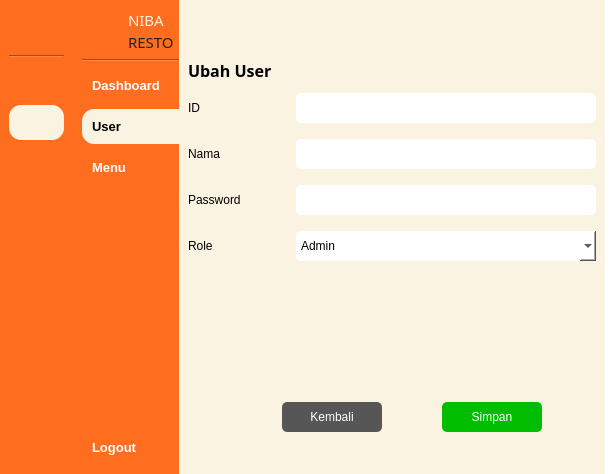
<?xml version="1.0" encoding="UTF-8"?>
<ui version="4.0">
 <class>MainWindow</class>
 <widget class="QMainWindow" name="MainWindow">
  <property name="geometry">
   <rect>
    <x>0</x>
    <y>0</y>
    <width>614</width>
    <height>474</height>
   </rect>
  </property>
  <property name="windowTitle">
   <string>MainWindow</string>
  </property>
  <property name="styleSheet">
   <string notr="true">background-color: rgb(255, 255, 255);</string>
  </property>
  <widget class="QWidget" name="centralwidget">
   <layout class="QGridLayout" name="gridLayout">
    <property name="leftMargin">
     <number>0</number>
    </property>
    <property name="topMargin">
     <number>0</number>
    </property>
    <property name="rightMargin">
     <number>0</number>
    </property>
    <property name="bottomMargin">
     <number>0</number>
    </property>
    <property name="horizontalSpacing">
     <number>0</number>
    </property>
    <item row="0" column="0">
     <widget class="QWidget" name="icon_only_widget" native="true">
      <property name="maximumSize">
       <size>
        <width>75</width>
        <height>16777215</height>
       </size>
      </property>
      <property name="styleSheet">
       <string notr="true">QPushButton {
	text-align: center;
	border-radius: 12px;
    padding: 10px;
    border: 0px;
	color: white;
    font-weight: 600;
}

QPushButton:hover {
	background-color: rgb(181, 171, 146);
}

QPushButton:checked {
	color: black;
	background-color: #FAF3E1;
}

QWidget {
	background-color: #FF6D1F;
}</string>
      </property>
      <layout class="QVBoxLayout" name="verticalLayout">
       <item>
        <layout class="QVBoxLayout" name="verticalLayout_7">
         <item>
          <layout class="QHBoxLayout" name="horizontalLayout_4">
           <property name="rightMargin">
            <number>5</number>
           </property>
           <item>
            <widget class="QLabel" name="label_4">
             <property name="sizePolicy">
              <sizepolicy hsizetype="Fixed" vsizetype="Fixed">
               <horstretch>0</horstretch>
               <verstretch>0</verstretch>
              </sizepolicy>
             </property>
             <property name="minimumSize">
              <size>
               <width>40</width>
               <height>40</height>
              </size>
             </property>
             <property name="maximumSize">
              <size>
               <width>40</width>
               <height>40</height>
              </size>
             </property>
             <property name="styleSheet">
              <string notr="true">QLabel {
    background-color: transparent;
    border-radius: 20px;
    background-image: url(:/yourpic.png);
    background-repeat: no-repeat;
    background-position: center;
}
</string>
             </property>
             <property name="text">
              <string/>
             </property>
             <property name="pixmap">
              <pixmap resource="images.qrc">:/image/images/logo-rounded.png</pixmap>
             </property>
             <property name="scaledContents">
              <bool>true</bool>
             </property>
            </widget>
           </item>
          </layout>
         </item>
         <item>
          <widget class="Line" name="line">
           <property name="orientation">
            <enum>Qt::Horizontal</enum>
           </property>
          </widget>
         </item>
         <item>
          <widget class="QPushButton" name="btn_dashboard_icon">
           <property name="font">
            <font>
             <family>Microsoft Sans Serif</family>
             <pointsize>10</pointsize>
             <weight>75</weight>
             <bold>true</bold>
            </font>
           </property>
           <property name="styleSheet">
            <string notr="true"/>
           </property>
           <property name="text">
            <string/>
           </property>
           <property name="icon">
            <iconset resource="images.qrc">
             <normaloff>:/image/images/mage--home-fill-off.png</normaloff>
             <normalon>:/image/images/mage--home-fill.png</normalon>
             <disabledoff>:/image/images/mage--home-fill-off.png</disabledoff>
             <disabledon>:/image/images/mage--home-fill.png</disabledon>
             <activeoff>:/image/images/mage--home-fill-off.png</activeoff>
             <activeon>:/image/images/mage--home-fill.png</activeon>
             <selectedoff>:/image/images/mage--home-fill-off.png</selectedoff>
             <selectedon>:/image/images/mage--home-fill.png</selectedon>:/image/images/mage--home-fill-off.png</iconset>
           </property>
           <property name="iconSize">
            <size>
             <width>20</width>
             <height>20</height>
            </size>
           </property>
           <property name="checkable">
            <bool>true</bool>
           </property>
           <property name="checked">
            <bool>false</bool>
           </property>
           <property name="autoExclusive">
            <bool>true</bool>
           </property>
          </widget>
         </item>
         <item>
          <widget class="QPushButton" name="btn_user_icon">
           <property name="font">
            <font>
             <family>MS Sans Serif</family>
             <pointsize>10</pointsize>
             <weight>75</weight>
             <bold>true</bold>
            </font>
           </property>
           <property name="styleSheet">
            <string notr="true"/>
           </property>
           <property name="text">
            <string/>
           </property>
           <property name="icon">
            <iconset resource="images.qrc">
             <normaloff>:/image/images/mage--users-fill-off.png</normaloff>
             <normalon>:/image/images/mage--users-fill.png</normalon>:/image/images/mage--users-fill-off.png</iconset>
           </property>
           <property name="iconSize">
            <size>
             <width>20</width>
             <height>20</height>
            </size>
           </property>
           <property name="checkable">
            <bool>true</bool>
           </property>
           <property name="checked">
            <bool>true</bool>
           </property>
           <property name="autoExclusive">
            <bool>true</bool>
           </property>
          </widget>
         </item>
         <item>
          <widget class="QPushButton" name="btn_menu_icon">
           <property name="font">
            <font>
             <family>MS Sans Serif</family>
             <pointsize>10</pointsize>
             <weight>75</weight>
             <bold>true</bold>
            </font>
           </property>
           <property name="styleSheet">
            <string notr="true"/>
           </property>
           <property name="text">
            <string/>
           </property>
           <property name="icon">
            <iconset resource="images.qrc">
             <normaloff>:/image/images/mage--clipboard-2-fill-off.png</normaloff>
             <normalon>:/image/images/mage--clipboard-2-fill.png</normalon>:/image/images/mage--clipboard-2-fill-off.png</iconset>
           </property>
           <property name="iconSize">
            <size>
             <width>20</width>
             <height>20</height>
            </size>
           </property>
           <property name="checkable">
            <bool>true</bool>
           </property>
           <property name="autoExclusive">
            <bool>true</bool>
           </property>
          </widget>
         </item>
         <item>
          <spacer name="verticalSpacer_3">
           <property name="orientation">
            <enum>Qt::Vertical</enum>
           </property>
           <property name="sizeHint" stdset="0">
            <size>
             <width>40</width>
             <height>200</height>
            </size>
           </property>
          </spacer>
         </item>
         <item>
          <widget class="QPushButton" name="btn_logout_icon">
           <property name="font">
            <font>
             <family>MS Sans Serif</family>
             <pointsize>10</pointsize>
             <weight>75</weight>
             <bold>true</bold>
            </font>
           </property>
           <property name="styleSheet">
            <string notr="true">QPushButton {
	border-radius: 12px;
}</string>
           </property>
           <property name="text">
            <string/>
           </property>
           <property name="icon">
            <iconset resource="images.qrc">
             <normaloff>:/image/images/mage--shut-down-fill-off.png</normaloff>
             <normalon>:/image/images/mage--shut-down-fill.png</normalon>:/image/images/mage--shut-down-fill-off.png</iconset>
           </property>
           <property name="iconSize">
            <size>
             <width>20</width>
             <height>20</height>
            </size>
           </property>
          </widget>
         </item>
        </layout>
       </item>
      </layout>
     </widget>
    </item>
    <item row="0" column="1">
     <widget class="QWidget" name="icon_name_widget" native="true">
      <property name="maximumSize">
       <size>
        <width>150</width>
        <height>16777215</height>
       </size>
      </property>
      <property name="styleSheet">
       <string notr="true">QPushButton {
	text-align: left;
	border-top-left-radius: 12px;
	border-bottom-left-radius: 12px;
    padding: 10px;
    border: 0px;
	color: white;
    font-weight: 600;
}

QPushButton:hover {
	background-color: rgb(181, 171, 146);
}

QPushButton:checked {
	color: black;
	background-color: #FAF3E1;
}

QWidget {
	background-color: #FF6D1F;
}</string>
      </property>
      <layout class="QVBoxLayout" name="verticalLayout_4">
       <property name="leftMargin">
        <number>9</number>
       </property>
       <property name="topMargin">
        <number>9</number>
       </property>
       <property name="rightMargin">
        <number>0</number>
       </property>
       <property name="bottomMargin">
        <number>9</number>
       </property>
       <item>
        <layout class="QVBoxLayout" name="verticalLayout_2">
         <item>
          <layout class="QHBoxLayout" name="horizontalLayout_2">
           <property name="rightMargin">
            <number>5</number>
           </property>
           <item>
            <widget class="QLabel" name="label_2">
             <property name="sizePolicy">
              <sizepolicy hsizetype="Fixed" vsizetype="Fixed">
               <horstretch>0</horstretch>
               <verstretch>0</verstretch>
              </sizepolicy>
             </property>
             <property name="minimumSize">
              <size>
               <width>40</width>
               <height>40</height>
              </size>
             </property>
             <property name="maximumSize">
              <size>
               <width>40</width>
               <height>40</height>
              </size>
             </property>
             <property name="styleSheet">
              <string notr="true">QLabel {
    background-color: transparent;
    border-radius: 20px;
    background-image: url(:/yourpic.png);
    background-repeat: no-repeat;
    background-position: center;
}
</string>
             </property>
             <property name="text">
              <string/>
             </property>
             <property name="pixmap">
              <pixmap resource="images.qrc">:/image/images/logo-rounded.png</pixmap>
             </property>
             <property name="scaledContents">
              <bool>true</bool>
             </property>
            </widget>
           </item>
           <item>
            <layout class="QVBoxLayout" name="verticalLayout_3">
             <property name="spacing">
              <number>0</number>
             </property>
             <item>
              <widget class="QLabel" name="label_3">
               <property name="maximumSize">
                <size>
                 <width>50</width>
                 <height>16777215</height>
                </size>
               </property>
               <property name="font">
                <font>
                 <family>Bauhaus 93</family>
                 <pointsize>11</pointsize>
                 <weight>50</weight>
                 <bold>false</bold>
                 <strikeout>false</strikeout>
                 <kerning>true</kerning>
                </font>
               </property>
               <property name="styleSheet">
                <string notr="true">color: #FAF3E1;</string>
               </property>
               <property name="text">
                <string>NIBA</string>
               </property>
               <property name="textFormat">
                <enum>Qt::PlainText</enum>
               </property>
              </widget>
             </item>
             <item>
              <widget class="QLabel" name="label_5">
               <property name="sizePolicy">
                <sizepolicy hsizetype="Minimum" vsizetype="Preferred">
                 <horstretch>0</horstretch>
                 <verstretch>0</verstretch>
                </sizepolicy>
               </property>
               <property name="maximumSize">
                <size>
                 <width>50</width>
                 <height>16777215</height>
                </size>
               </property>
               <property name="font">
                <font>
                 <family>Bauhaus 93</family>
                 <pointsize>11</pointsize>
                 <weight>50</weight>
                 <bold>false</bold>
                 <strikeout>false</strikeout>
                 <kerning>true</kerning>
                </font>
               </property>
               <property name="styleSheet">
                <string notr="true">color: #222222;</string>
               </property>
               <property name="text">
                <string>RESTO</string>
               </property>
               <property name="textFormat">
                <enum>Qt::PlainText</enum>
               </property>
               <property name="scaledContents">
                <bool>false</bool>
               </property>
              </widget>
             </item>
            </layout>
           </item>
          </layout>
         </item>
         <item>
          <widget class="Line" name="line_2">
           <property name="orientation">
            <enum>Qt::Horizontal</enum>
           </property>
          </widget>
         </item>
         <item>
          <widget class="QPushButton" name="btn_dashboard_expanded">
           <property name="font">
            <font>
             <family>Microsoft Sans Serif</family>
             <pointsize>10</pointsize>
             <weight>75</weight>
             <bold>true</bold>
            </font>
           </property>
           <property name="styleSheet">
            <string notr="true"/>
           </property>
           <property name="text">
            <string>Dashboard</string>
           </property>
           <property name="icon">
            <iconset resource="images.qrc">
             <normaloff>:/image/images/mage--home-fill-off.png</normaloff>
             <normalon>:/image/images/mage--home-fill.png</normalon>
             <disabledoff>:/image/images/mage--home-fill-off.png</disabledoff>
             <disabledon>:/image/images/mage--home-fill.png</disabledon>
             <activeoff>:/image/images/mage--home-fill-off.png</activeoff>
             <activeon>:/image/images/mage--home-fill.png</activeon>
             <selectedoff>:/image/images/mage--home-fill-off.png</selectedoff>
             <selectedon>:/image/images/mage--home-fill.png</selectedon>:/image/images/mage--home-fill-off.png</iconset>
           </property>
           <property name="iconSize">
            <size>
             <width>20</width>
             <height>20</height>
            </size>
           </property>
           <property name="checkable">
            <bool>true</bool>
           </property>
           <property name="checked">
            <bool>false</bool>
           </property>
           <property name="autoExclusive">
            <bool>true</bool>
           </property>
          </widget>
         </item>
         <item>
          <widget class="QPushButton" name="btn_user_expanded">
           <property name="font">
            <font>
             <family>MS Sans Serif</family>
             <pointsize>10</pointsize>
             <weight>75</weight>
             <bold>true</bold>
            </font>
           </property>
           <property name="styleSheet">
            <string notr="true"/>
           </property>
           <property name="text">
            <string>User</string>
           </property>
           <property name="icon">
            <iconset resource="images.qrc">
             <normaloff>:/image/images/mage--users-fill-off.png</normaloff>
             <normalon>:/image/images/mage--users-fill.png</normalon>:/image/images/mage--users-fill-off.png</iconset>
           </property>
           <property name="iconSize">
            <size>
             <width>20</width>
             <height>20</height>
            </size>
           </property>
           <property name="checkable">
            <bool>true</bool>
           </property>
           <property name="checked">
            <bool>true</bool>
           </property>
           <property name="autoExclusive">
            <bool>true</bool>
           </property>
          </widget>
         </item>
         <item>
          <widget class="QPushButton" name="btn_menu_expanded">
           <property name="font">
            <font>
             <family>MS Sans Serif</family>
             <pointsize>10</pointsize>
             <weight>75</weight>
             <bold>true</bold>
            </font>
           </property>
           <property name="styleSheet">
            <string notr="true"/>
           </property>
           <property name="text">
            <string>Menu</string>
           </property>
           <property name="icon">
            <iconset resource="images.qrc">
             <normaloff>:/image/images/mage--clipboard-2-fill-off.png</normaloff>
             <normalon>:/image/images/mage--clipboard-2-fill.png</normalon>:/image/images/mage--clipboard-2-fill-off.png</iconset>
           </property>
           <property name="iconSize">
            <size>
             <width>20</width>
             <height>20</height>
            </size>
           </property>
           <property name="checkable">
            <bool>true</bool>
           </property>
           <property name="autoExclusive">
            <bool>true</bool>
           </property>
          </widget>
         </item>
         <item>
          <spacer name="verticalSpacer_2">
           <property name="orientation">
            <enum>Qt::Vertical</enum>
           </property>
           <property name="sizeHint" stdset="0">
            <size>
             <width>40</width>
             <height>200</height>
            </size>
           </property>
          </spacer>
         </item>
         <item>
          <widget class="QPushButton" name="btn_logout_expanded">
           <property name="font">
            <font>
             <family>MS Sans Serif</family>
             <pointsize>10</pointsize>
             <weight>75</weight>
             <bold>true</bold>
            </font>
           </property>
           <property name="styleSheet">
            <string notr="true">QPushButton {
	border-radius: 12px;
}</string>
           </property>
           <property name="text">
            <string>Logout</string>
           </property>
           <property name="icon">
            <iconset resource="images.qrc">
             <normaloff>:/image/images/mage--shut-down-fill-off.png</normaloff>
             <normalon>:/image/images/mage--shut-down-fill.png</normalon>:/image/images/mage--shut-down-fill-off.png</iconset>
           </property>
           <property name="iconSize">
            <size>
             <width>20</width>
             <height>20</height>
            </size>
           </property>
          </widget>
         </item>
        </layout>
       </item>
      </layout>
     </widget>
    </item>
    <item row="0" column="2">
     <widget class="QWidget" name="main_menu" native="true">
      <property name="styleSheet">
       <string notr="true">background-color: rgb(255, 255, 255);</string>
      </property>
      <layout class="QVBoxLayout" name="verticalLayout_5">
       <property name="spacing">
        <number>0</number>
       </property>
       <property name="leftMargin">
        <number>0</number>
       </property>
       <property name="topMargin">
        <number>0</number>
       </property>
       <property name="bottomMargin">
        <number>0</number>
       </property>
       <item>
        <widget class="QWidget" name="widget" native="true">
         <property name="minimumSize">
          <size>
           <width>0</width>
           <height>50</height>
          </size>
         </property>
         <property name="maximumSize">
          <size>
           <width>16777215</width>
           <height>50</height>
          </size>
         </property>
         <property name="styleSheet">
          <string notr="true">background-color: rgb(250, 243, 225);</string>
         </property>
         <layout class="QHBoxLayout" name="horizontalLayout_6">
          <item>
           <layout class="QHBoxLayout" name="horizontalLayout">
            <item>
             <widget class="QPushButton" name="btn_expand">
              <property name="styleSheet">
               <string notr="true">QPushButton {
	text-align: left;
	border-radius: 12px;
    padding: 10px;
    border: 0px;
	color: black;
    font-weight: 600;
}

QPushButton:hover {
	background-color: #F5E7C6;
}

QPushButton:checked {
	background-color: #222222;
}</string>
              </property>
              <property name="text">
               <string/>
              </property>
              <property name="icon">
               <iconset resource="images.qrc">
                <normaloff>:/image/images/mage--dash-menu-off.png</normaloff>
                <normalon>:/image/images/mage--double-arrow-left-off.png</normalon>:/image/images/mage--dash-menu-off.png</iconset>
              </property>
              <property name="iconSize">
               <size>
                <width>20</width>
                <height>20</height>
               </size>
              </property>
              <property name="checkable">
               <bool>true</bool>
              </property>
             </widget>
            </item>
            <item>
             <spacer name="horizontalSpacer">
              <property name="orientation">
               <enum>Qt::Vertical</enum>
              </property>
              <property name="sizeHint" stdset="0">
               <size>
                <width>118</width>
                <height>20</height>
               </size>
              </property>
             </spacer>
            </item>
           </layout>
          </item>
         </layout>
        </widget>
       </item>
       <item>
        <widget class="QWidget" name="widget_2" native="true">
         <property name="styleSheet">
          <string notr="true">QWidget {
	background-color: rgb(250, 243, 225);
}

QLabel {
	color:black;
}

QLineEdit {
	background-color: white;
	border-radius:  5px;
}

QComboBox {
	background-color: white;
	border-radius: 5px;
}</string>
         </property>
         <layout class="QVBoxLayout" name="verticalLayout_6">
          <item>
           <widget class="QLabel" name="label_19">
            <property name="maximumSize">
             <size>
              <width>16777215</width>
              <height>30</height>
             </size>
            </property>
            <property name="font">
             <font>
              <family>MS Reference Sans Serif</family>
              <pointsize>12</pointsize>
              <weight>75</weight>
              <bold>true</bold>
             </font>
            </property>
            <property name="styleSheet">
             <string notr="true">color:black;</string>
            </property>
            <property name="text">
             <string>Ubah User</string>
            </property>
            <property name="scaledContents">
             <bool>false</bool>
            </property>
            <property name="wordWrap">
             <bool>false</bool>
            </property>
           </widget>
          </item>
          <item>
           <layout class="QVBoxLayout" name="verticalLayout_9">
            <item>
             <layout class="QHBoxLayout" name="horizontalLayout_22">
              <item>
               <widget class="QLabel" name="label_21">
                <property name="text">
                 <string>ID</string>
                </property>
               </widget>
              </item>
              <item>
               <spacer name="horizontalSpacer_16">
                <property name="orientation">
                 <enum>Qt::Horizontal</enum>
                </property>
                <property name="sizeHint" stdset="0">
                 <size>
                  <width>20</width>
                  <height>40</height>
                 </size>
                </property>
               </spacer>
              </item>
              <item>
               <widget class="QLineEdit" name="lineEdit_7">
                <property name="minimumSize">
                 <size>
                  <width>300</width>
                  <height>30</height>
                 </size>
                </property>
                <property name="maximumSize">
                 <size>
                  <width>1000</width>
                  <height>30</height>
                 </size>
                </property>
               </widget>
              </item>
             </layout>
            </item>
            <item>
             <layout class="QHBoxLayout" name="horizontalLayout_12">
              <item>
               <widget class="QLabel" name="label_14">
                <property name="styleSheet">
                 <string notr="true"/>
                </property>
                <property name="text">
                 <string>Nama</string>
                </property>
               </widget>
              </item>
              <item>
               <spacer name="horizontalSpacer_9">
                <property name="orientation">
                 <enum>Qt::Horizontal</enum>
                </property>
                <property name="sizeHint" stdset="0">
                 <size>
                  <width>20</width>
                  <height>40</height>
                 </size>
                </property>
               </spacer>
              </item>
              <item>
               <widget class="QLineEdit" name="lineEdit_4">
                <property name="minimumSize">
                 <size>
                  <width>300</width>
                  <height>30</height>
                 </size>
                </property>
                <property name="maximumSize">
                 <size>
                  <width>1000</width>
                  <height>30</height>
                 </size>
                </property>
                <property name="styleSheet">
                 <string notr="true"/>
                </property>
               </widget>
              </item>
             </layout>
            </item>
            <item>
             <layout class="QHBoxLayout" name="horizontalLayout_17">
              <item>
               <widget class="QLabel" name="label_16">
                <property name="text">
                 <string>Password</string>
                </property>
               </widget>
              </item>
              <item>
               <spacer name="horizontalSpacer_11">
                <property name="orientation">
                 <enum>Qt::Horizontal</enum>
                </property>
                <property name="sizeType">
                 <enum>QSizePolicy::Expanding</enum>
                </property>
                <property name="sizeHint" stdset="0">
                 <size>
                  <width>20</width>
                  <height>40</height>
                 </size>
                </property>
               </spacer>
              </item>
              <item>
               <widget class="QLineEdit" name="lineEdit_6">
                <property name="minimumSize">
                 <size>
                  <width>300</width>
                  <height>30</height>
                 </size>
                </property>
                <property name="maximumSize">
                 <size>
                  <width>1000</width>
                  <height>30</height>
                 </size>
                </property>
                <property name="baseSize">
                 <size>
                  <width>0</width>
                  <height>0</height>
                 </size>
                </property>
               </widget>
              </item>
             </layout>
            </item>
            <item>
             <layout class="QHBoxLayout" name="horizontalLayout_18">
              <item>
               <widget class="QLabel" name="label_17">
                <property name="text">
                 <string>Role</string>
                </property>
               </widget>
              </item>
              <item>
               <spacer name="horizontalSpacer_12">
                <property name="orientation">
                 <enum>Qt::Horizontal</enum>
                </property>
                <property name="sizeType">
                 <enum>QSizePolicy::Expanding</enum>
                </property>
                <property name="sizeHint" stdset="0">
                 <size>
                  <width>20</width>
                  <height>40</height>
                 </size>
                </property>
               </spacer>
              </item>
              <item>
               <widget class="QComboBox" name="comboBox_4">
                <property name="minimumSize">
                 <size>
                  <width>300</width>
                  <height>30</height>
                 </size>
                </property>
                <property name="maximumSize">
                 <size>
                  <width>1000</width>
                  <height>30</height>
                 </size>
                </property>
                <item>
                 <property name="text">
                  <string>Admin</string>
                 </property>
                </item>
                <item>
                 <property name="text">
                  <string>Password</string>
                 </property>
                </item>
               </widget>
              </item>
             </layout>
            </item>
           </layout>
          </item>
          <item>
           <spacer name="verticalSpacer_5">
            <property name="orientation">
             <enum>Qt::Vertical</enum>
            </property>
            <property name="sizeHint" stdset="0">
             <size>
              <width>20</width>
              <height>35</height>
             </size>
            </property>
           </spacer>
          </item>
          <item>
           <layout class="QHBoxLayout" name="horizontalLayout_20">
            <item>
             <spacer name="horizontalSpacer_14">
              <property name="orientation">
               <enum>Qt::Vertical</enum>
              </property>
              <property name="sizeHint" stdset="0">
               <size>
                <width>40</width>
                <height>20</height>
               </size>
              </property>
             </spacer>
            </item>
            <item>
             <widget class="QPushButton" name="pushButton_4">
              <property name="minimumSize">
               <size>
                <width>100</width>
                <height>30</height>
               </size>
              </property>
              <property name="maximumSize">
               <size>
                <width>100</width>
                <height>30</height>
               </size>
              </property>
              <property name="styleSheet">
               <string notr="true">QPushButton {
	background-color: rgb(86, 86, 86);
	color:  white;
	padding: 2px;
	border-radius: 5px;
}</string>
              </property>
              <property name="text">
               <string>Kembali</string>
              </property>
             </widget>
            </item>
            <item>
             <widget class="QPushButton" name="btn_save_2">
              <property name="minimumSize">
               <size>
                <width>100</width>
                <height>30</height>
               </size>
              </property>
              <property name="maximumSize">
               <size>
                <width>100</width>
                <height>30</height>
               </size>
              </property>
              <property name="styleSheet">
               <string notr="true">QPushButton {
	background-color: rgb(0, 189, 0);
	color: white;
	padding: 2px;
	border-radius: 5px;
}</string>
              </property>
              <property name="text">
               <string>Simpan</string>
              </property>
             </widget>
            </item>
           </layout>
          </item>
         </layout>
        </widget>
       </item>
      </layout>
     </widget>
    </item>
   </layout>
  </widget>
 </widget>
 <resources>
  <include location="images.qrc"/>
 </resources>
 <connections>
  <connection>
   <sender>btn_expand</sender>
   <signal>toggled(bool)</signal>
   <receiver>icon_only_widget</receiver>
   <slot>setHidden(bool)</slot>
   <hints>
    <hint type="sourcelabel">
     <x>221</x>
     <y>54</y>
    </hint>
    <hint type="destinationlabel">
     <x>63</x>
     <y>252</y>
    </hint>
   </hints>
  </connection>
  <connection>
   <sender>btn_expand</sender>
   <signal>toggled(bool)</signal>
   <receiver>icon_name_widget</receiver>
   <slot>setVisible(bool)</slot>
   <hints>
    <hint type="sourcelabel">
     <x>240</x>
     <y>61</y>
    </hint>
    <hint type="destinationlabel">
     <x>186</x>
     <y>243</y>
    </hint>
   </hints>
  </connection>
  <connection>
   <sender>btn_logout_expanded</sender>
   <signal>clicked()</signal>
   <receiver>MainWindow</receiver>
   <slot>close()</slot>
   <hints>
    <hint type="sourcelabel">
     <x>185</x>
     <y>463</y>
    </hint>
    <hint type="destinationlabel">
     <x>140</x>
     <y>470</y>
    </hint>
   </hints>
  </connection>
  <connection>
   <sender>btn_dashboard_expanded</sender>
   <signal>toggled(bool)</signal>
   <receiver>btn_dashboard_icon</receiver>
   <slot>setChecked(bool)</slot>
   <hints>
    <hint type="sourcelabel">
     <x>137</x>
     <y>107</y>
    </hint>
    <hint type="destinationlabel">
     <x>31</x>
     <y>114</y>
    </hint>
   </hints>
  </connection>
  <connection>
   <sender>btn_user_expanded</sender>
   <signal>toggled(bool)</signal>
   <receiver>btn_user_icon</receiver>
   <slot>setChecked(bool)</slot>
   <hints>
    <hint type="sourcelabel">
     <x>109</x>
     <y>148</y>
    </hint>
    <hint type="destinationlabel">
     <x>35</x>
     <y>161</y>
    </hint>
   </hints>
  </connection>
  <connection>
   <sender>btn_menu_expanded</sender>
   <signal>toggled(bool)</signal>
   <receiver>btn_menu_icon</receiver>
   <slot>setChecked(bool)</slot>
   <hints>
    <hint type="sourcelabel">
     <x>117</x>
     <y>201</y>
    </hint>
    <hint type="destinationlabel">
     <x>37</x>
     <y>202</y>
    </hint>
   </hints>
  </connection>
  <connection>
   <sender>btn_dashboard_icon</sender>
   <signal>toggled(bool)</signal>
   <receiver>btn_dashboard_expanded</receiver>
   <slot>setChecked(bool)</slot>
   <hints>
    <hint type="sourcelabel">
     <x>43</x>
     <y>100</y>
    </hint>
    <hint type="destinationlabel">
     <x>123</x>
     <y>100</y>
    </hint>
   </hints>
  </connection>
  <connection>
   <sender>btn_user_icon</sender>
   <signal>toggled(bool)</signal>
   <receiver>btn_user_expanded</receiver>
   <slot>setChecked(bool)</slot>
   <hints>
    <hint type="sourcelabel">
     <x>23</x>
     <y>145</y>
    </hint>
    <hint type="destinationlabel">
     <x>168</x>
     <y>144</y>
    </hint>
   </hints>
  </connection>
  <connection>
   <sender>btn_menu_icon</sender>
   <signal>toggled(bool)</signal>
   <receiver>btn_menu_expanded</receiver>
   <slot>setChecked(bool)</slot>
   <hints>
    <hint type="sourcelabel">
     <x>34</x>
     <y>182</y>
    </hint>
    <hint type="destinationlabel">
     <x>153</x>
     <y>196</y>
    </hint>
   </hints>
  </connection>
  <connection>
   <sender>btn_logout_icon</sender>
   <signal>clicked()</signal>
   <receiver>MainWindow</receiver>
   <slot>close()</slot>
   <hints>
    <hint type="sourcelabel">
     <x>38</x>
     <y>445</y>
    </hint>
    <hint type="destinationlabel">
     <x>48</x>
     <y>513</y>
    </hint>
   </hints>
  </connection>
 </connections>
</ui>
